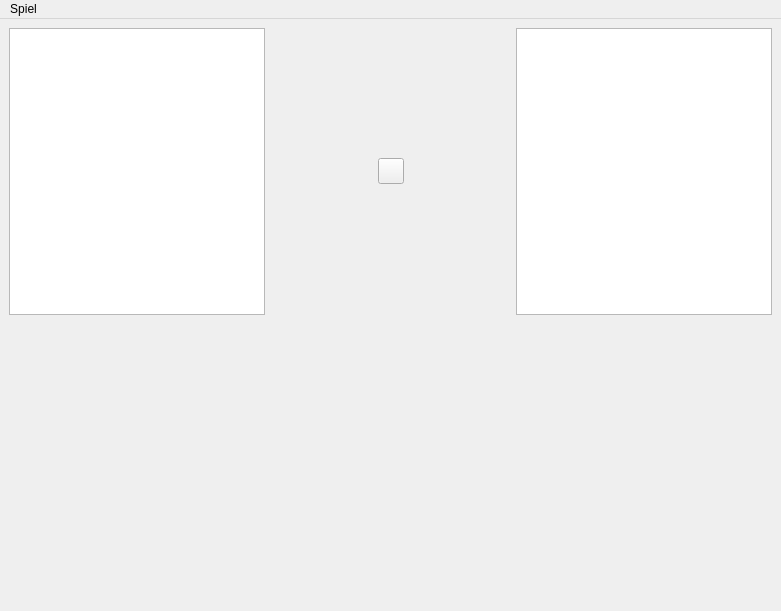
<?xml version="1.0" encoding="UTF-8"?>
<ui version="4.0">
 <class>MainWindow</class>
 <widget class="QMainWindow" name="MainWindow">
  <property name="geometry">
   <rect>
    <x>0</x>
    <y>0</y>
    <width>781</width>
    <height>611</height>
   </rect>
  </property>
  <property name="windowTitle">
   <string>Minesweeper</string>
  </property>
  <widget class="QWidget" name="centralwidget">
   <property name="maximumSize">
    <size>
     <width>800</width>
     <height>16777215</height>
    </size>
   </property>
   <layout class="QVBoxLayout" name="verticalLayout_2">
    <item>
     <layout class="QVBoxLayout" name="verticalLayout_3">
      <item>
       <layout class="QHBoxLayout" name="horizontalLayout">
        <item>
         <widget class="Counter" name="leftCounter"/>
        </item>
        <item>
         <spacer name="horizontalSpacer">
          <property name="orientation">
           <enum>Qt::Horizontal</enum>
          </property>
          <property name="sizeHint" stdset="0">
           <size>
            <width>40</width>
            <height>20</height>
           </size>
          </property>
         </spacer>
        </item>
        <item>
         <widget class="QPushButton" name="smileyButton">
          <property name="minimumSize">
           <size>
            <width>26</width>
            <height>26</height>
           </size>
          </property>
          <property name="maximumSize">
           <size>
            <width>26</width>
            <height>26</height>
           </size>
          </property>
          <property name="text">
           <string/>
          </property>
          <property name="icon">
           <iconset>
            <normaloff>img/smiley_happy.png</normaloff>img/smiley_happy.png</iconset>
          </property>
          <property name="iconSize">
           <size>
            <width>26</width>
            <height>26</height>
           </size>
          </property>
          <property name="checkable">
           <bool>false</bool>
          </property>
          <property name="flat">
           <bool>false</bool>
          </property>
         </widget>
        </item>
        <item>
         <spacer name="horizontalSpacer_2">
          <property name="orientation">
           <enum>Qt::Horizontal</enum>
          </property>
          <property name="sizeHint" stdset="0">
           <size>
            <width>40</width>
            <height>20</height>
           </size>
          </property>
         </spacer>
        </item>
        <item>
         <widget class="Counter" name="rightCounter"/>
        </item>
       </layout>
      </item>
      <item>
       <spacer name="verticalSpacer">
        <property name="orientation">
         <enum>Qt::Vertical</enum>
        </property>
        <property name="sizeHint" stdset="0">
         <size>
          <width>20</width>
          <height>40</height>
         </size>
        </property>
       </spacer>
      </item>
      <item>
       <layout class="QVBoxLayout" name="verticalLayout">
        <property name="sizeConstraint">
         <enum>QLayout::SetDefaultConstraint</enum>
        </property>
        <item>
         <layout class="QGridLayout" name="layout_minefield">
          <property name="sizeConstraint">
           <enum>QLayout::SetMinAndMaxSize</enum>
          </property>
          <property name="spacing">
           <number>0</number>
          </property>
         </layout>
        </item>
       </layout>
      </item>
     </layout>
    </item>
   </layout>
  </widget>
  <widget class="QMenuBar" name="menubar">
   <property name="enabled">
    <bool>true</bool>
   </property>
   <property name="geometry">
    <rect>
     <x>0</x>
     <y>0</y>
     <width>781</width>
     <height>21</height>
    </rect>
   </property>
   <property name="nativeMenuBar">
    <bool>true</bool>
   </property>
   <widget class="QMenu" name="menuTools">
    <property name="title">
     <string>Spiel</string>
    </property>
    <addaction name="actionGamefieldsize"/>
    <addaction name="actionClose"/>
   </widget>
   <addaction name="menuTools"/>
  </widget>
  <action name="actionSolver">
   <property name="text">
    <string>Solver</string>
   </property>
  </action>
  <action name="actionm">
   <property name="text">
    <string>m</string>
   </property>
  </action>
  <action name="actionClose">
   <property name="text">
    <string>Beenden</string>
   </property>
  </action>
  <action name="actionGamefieldsize">
   <property name="text">
    <string>Spielfeldgröße</string>
   </property>
  </action>
 </widget>
 <customwidgets>
  <customwidget>
   <class>Counter</class>
   <extends>QGraphicsView</extends>
   <header>counter.h</header>
  </customwidget>
 </customwidgets>
 <resources/>
 <connections/>
</ui>
